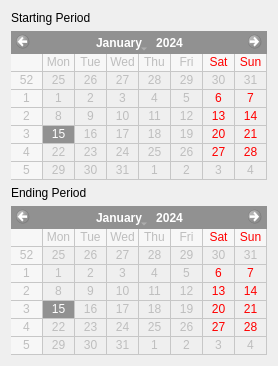
             <widget class="QWidget" name="optimizerDateTab">
              <attribute name="title">
               <string>Optimizer Period</string>
              </attribute>
              <layout class="QVBoxLayout" name="verticalLayout_3">
               <item>
                <widget class="QLabel" name="optimizerStartingPeriodLabel">
                 <property name="text">
                  <string>Starting Period</string>
                 </property>
                </widget>
               </item>
               <item>
                <widget class="QCalendarWidget" name="optimizerStartDate">
                 <property name="enabled">
                  <bool>false</bool>
                 </property>
                 <property name="minimumDate">
                  <date>
                   <year>2015</year>
                   <month>9</month>
                   <day>14</day>
                  </date>
                 </property>
                 <property name="gridVisible">
                  <bool>true</bool>
                 </property>
                </widget>
               </item>
               <item>
                <widget class="QLabel" name="optimizerEndingPeriodLabel">
                 <property name="text">
                  <string>Ending Period</string>
                 </property>
                </widget>
               </item>
               <item>
                <widget class="QCalendarWidget" name="optimizerEndDate">
                 <property name="enabled">
                  <bool>false</bool>
                 </property>
                 <property name="gridVisible">
                  <bool>true</bool>
                 </property>
                 <property name="selectionMode">
                  <enum>QCalendarWidget::SingleSelection</enum>
                 </property>
                </widget>
               </item>
              </layout>
             </widget>
